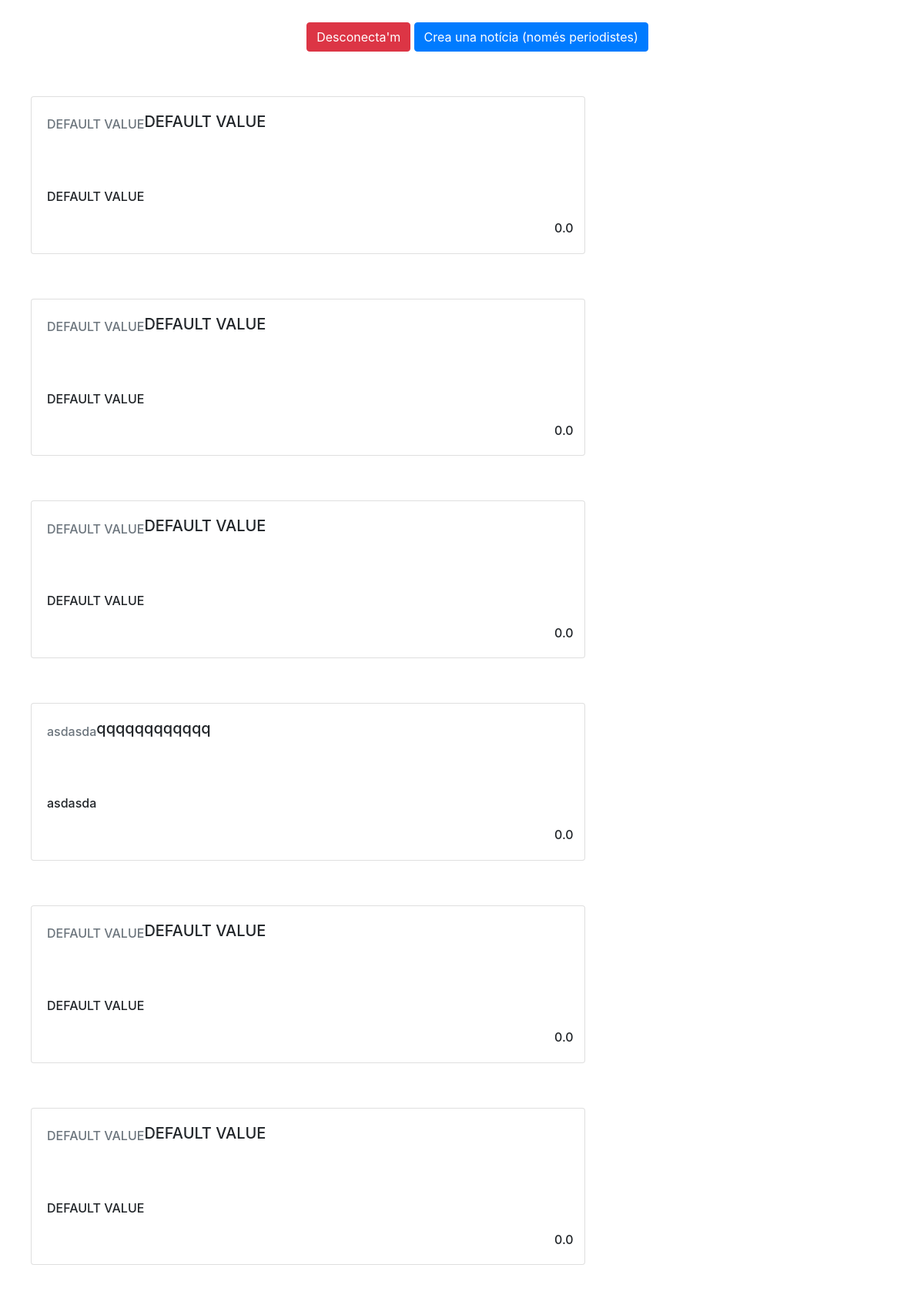
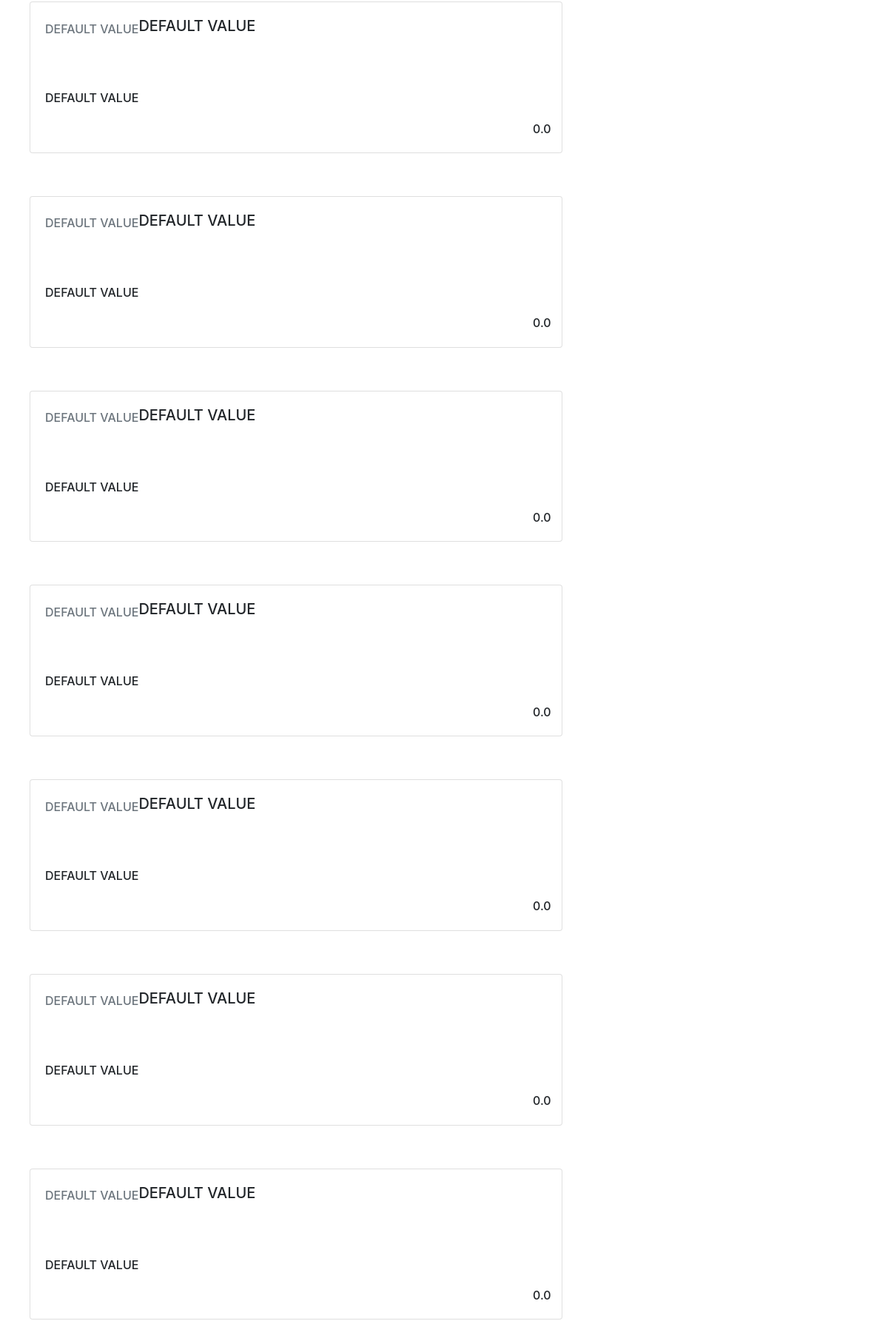
Page /news/home/ (signed in, upper part) on the committed database (2 pictures, top to bottom).
### news/models.py (models this page shows, shortened)
class Noticia(models.Model):
    titol = models.CharField(max_length=200, null=False, default='DEFAULT VALUE')
    subtitol = models.CharField(max_length=400, null=False, default='DEFAULT VALUE')
    cos = models.CharField(max_length=9999999, null=False, default='DEFAULT VALUE')
    categoria = models.IntegerField(choices=CATEGORIA_CHOICES, default='Sense categoria')
    created_by = models.ForeignKey(User, on_delete=models.CASCADE)
    created_on = models.DateTimeField(auto_now_add=True)
    valoracio_mitja = models.DecimalField(max_digits=2, decimal_places=1, default='0')
    class Meta:
        ordering = ['-created_on']

### news/views.py (the view)
# urls.py: path('home/', views.NoticiaList.as_view(), name='home'),  # força l'usuari a estar autenticat
class NoticiaList(LoginRequiredMixin, ListView):
    login_url = '/news/login/'
    model = Noticia
    template_name = 'home.html'

### templates/home.html (shortened to what this page needs)
<head>
    <link rel="stylesheet" href="https://stackpath.bootstrapcdn.com/bootstrap/4.1.1/css/bootstrap.min.css"
>
    <link rel="stylesheet" href="https://maxcdn.bootstrapcdn.com/bootstrap/4.0.0/css/bootstrap.min.css">
</head>
<ul>
    {% if user.is_authenticated %}
        <h6 style="margin-top:2.5%;">
        <div class="container">
            <div class="col text-center">
                <div class="vertical-center">
                    <a type="button" class="btn btn-danger"
                       href="{% url 'logout' %}">Desconecta'm</a>
                        <a class="btn btn-primary" href="/news/new">Crea una notícia (només periodistes)</a>
                </div>
            </div>
        </div>
    {% else %}
        <a href="{% url 'register' %}">Register</a> <br>
        <a href="{% url 'login' %}">Login</a>
    {% endif %}
    {% for object in object_list %}
        <h6 style="margin-top:5%;">
        <div class="card" style="width: 45rem;">
            <div class="card-body">
                <h5 class="d-inline-block card-title">{{ object.titol }}</h5>
                <h6 class="d-inline-block card-subtitle text-muted float-left"
                    style="margin-top:.4rem;">{{ object.subtitol }}</h6>
                <h6 style="margin-top: 4rem;">
                    <p class="card-text">{{ object.cos }}</p>
                </h6>
            </div>
            <h6 class="d-inline-block card-subtitle text-lg-right"
                style="margin-bottom: 1%;  margin-right: 2%"> {{ object.valoracio_mitja }}
            </h6>
        </div>
    {% empty %}
        <li>No objects yet.</li>
    {% endfor %}
</ul>

### rows in the picture
Noticia: titol "DEFAULT VALUE", subtitol "DEFAULT VALUE", cos "DEFAULT VALUE", valoracio_mitja "0.0"
Noticia: titol "DEFAULT VALUE", subtitol "DEFAULT VALUE", cos "DEFAULT VALUE", valoracio_mitja "0.0"
Noticia: titol "DEFAULT VALUE", subtitol "DEFAULT VALUE", cos "DEFAULT VALUE", valoracio_mitja "0.0"
Noticia: titol "qqqqqqqqqqqq", subtitol "asdasda", cos "asdasda", valoracio_mitja "0.0"
Noticia: titol "DEFAULT VALUE", subtitol "DEFAULT VALUE", cos "DEFAULT VALUE", valoracio_mitja "0.0"
Noticia: titol "DEFAULT VALUE", subtitol "DEFAULT VALUE", cos "DEFAULT VALUE", valoracio_mitja "0.0"
Noticia: titol "DEFAULT VALUE", subtitol "DEFAULT VALUE", cos "DEFAULT VALUE", valoracio_mitja "0.0"
Noticia: titol "DEFAULT VALUE", subtitol "DEFAULT VALUE", cos "DEFAULT VALUE", valoracio_mitja "0.0"
Noticia: titol "DEFAULT VALUE", subtitol "DEFAULT VALUE", cos "DEFAULT VALUE", valoracio_mitja "0.0"
Noticia: titol "DEFAULT VALUE", subtitol "DEFAULT VALUE", cos "DEFAULT VALUE", valoracio_mitja "0.0"
Noticia: titol "DEFAULT VALUE", subtitol "DEFAULT VALUE", cos "DEFAULT VALUE", valoracio_mitja "0.0"
Noticia: titol "DEFAULT VALUE", subtitol "DEFAULT VALUE", cos "DEFAULT VALUE", valoracio_mitja "0.0"
Noticia: titol "DEFAULT VALUE", subtitol "DEFAULT VALUE", cos "DEFAULT VALUE", valoracio_mitja "0.0"
